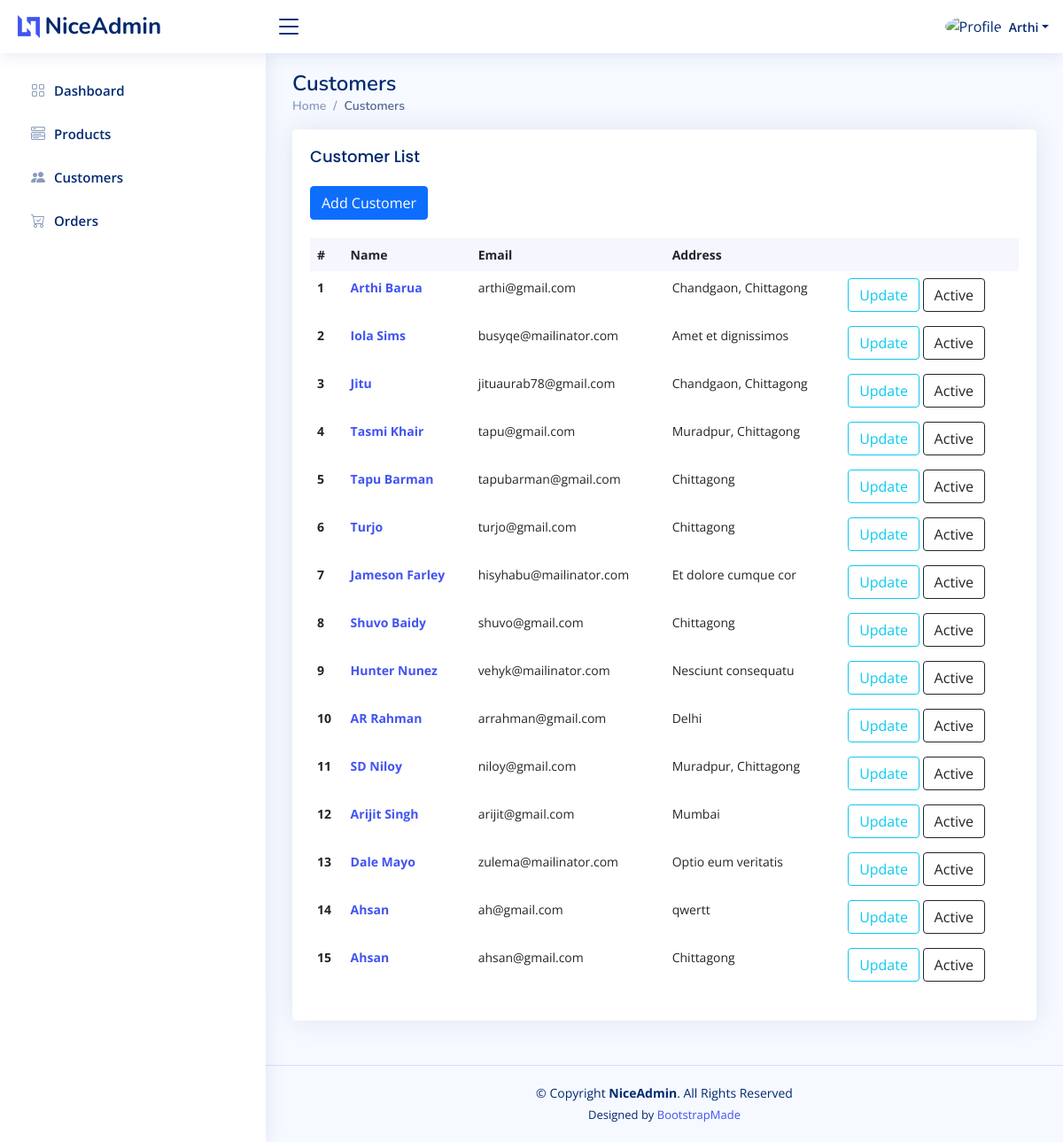
Before: /admin/customers.php (signed in) with the older database file.
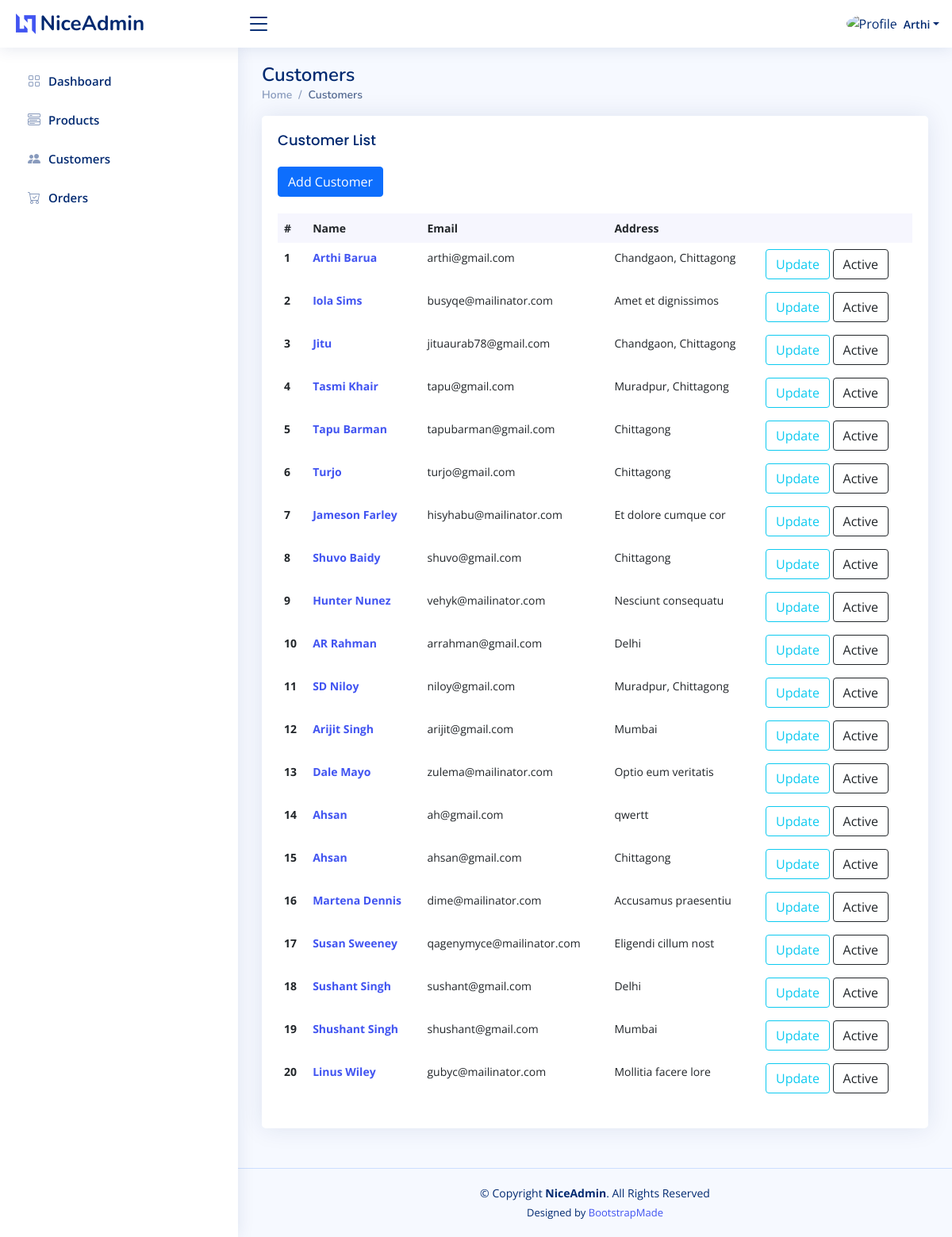
After: the same page with the newer database file.
### tables this page shows
CREATE TABLE `customer` (
  `customerID` int(11) NOT NULL,
  `Email` varchar(50) NOT NULL,
  `Name` varchar(50) NOT NULL,
  `Address` varchar(100) NOT NULL,
  `Country` varchar(50) NOT NULL,
  `Passwords` varchar(200) NOT NULL,
  `Dates` date NOT NULL,
  `Status` tinyint(1) NOT NULL,
  `pimg` text NOT NULL
);

### admin/customers.php (the view, shortened to what this page needs)
<?php include('MenuXFooter/menu.php') ?>
<main id="main" class="main">
    <div class="pagetitle">
      <h1>Customers</h1>
      <nav>
        <ol class="breadcrumb">
          <li class="breadcrumb-item"><a href="<?php echo SITEURL;?>">Home</a></li>
          <li class="breadcrumb-item active">Customers</li>
        </ol>
      </nav>
    </div>
    <section class="section dashboard">
      <div class="row">
        <div class="col-lg-12">
          <div class="row">
            <div class="col-12">
              <div class="card recent-sales overflow-auto">
                <div class="card-body">
                    <h5 class="card-title">Customer List</h5>
                    <a href="<?php echo SITEURL;?>/addCustomer.php" class="btn btn-primary">Add Customer</a>
                    <br>
                    <br>
                  <table class="table table-borderless datatable">
                    <thead>
                      <tr>
                        <th scope="col">#</th>
                        <th scope="col">Name</th>
                        <th scope="col">Email</th>
                        <th scope="col">Address</th>
                        <th scope="col"></th>
                      </tr>
                    </thead>
                    <tbody>
                        <?php
                            $cSql = "SELECT * FROM `customer`";
                            $cRes = mysqli_query($conn,$cSql);
                            $cn=1;
                            while($cRow=mysqli_fetch_assoc($cRes)){
                                    $id = $cRow['customerID'];
                                    $email = $cRow['Email'];
                                    $name = $cRow['Name'];
                                    $add = $cRow['Address'];
                                    $status = $cRow['Status'];
                                    if($status==1) $button = "Active";
                                    else $button = "De-Active";
                                ?>
                                <tr>
                                    <th scope="row"><a><?php echo $cn++;?></a></th>
                                    <td><a href="<?php echo SITEURL;?>/details.php?CID=<?php echo $id;?>" class="text-primart fw-bold"><?php echo $name;?></a></td>
                                    <td><?php echo $email;?></td>
                                    <td><?php echo $add;?></td>
                                    <td>
                                        <a href="<?php echo SITEURL;?>/updateCustomer.php?cid=<?php echo $id;?>" class="btn btn-outline-info">Update</a>
                                        <a href="<?php echo SITEURL;?>/deleteCustomer.php?cid=<?php echo $id;?>" class="btn btn-outline-dark"><?php echo $button;?></a>
                                    </td>
                                </tr>
                                <?php
                            }
                        ?>
                    </tbody>
                  </table>
                </div>
              </div>
            </div>
          </div>
        </div>
      </div>
    </section>
</main>
<?php include('MenuXFooter/footer.php') ?>

Changed rows visible on the page:
added customer: Name "Martena Dennis", Email "dime@mailinator.com", Address "Accusamus praesentiu", Status "Active"
added customer: Name "Susan Sweeney", Email "qagenymyce@mailinator.com", Address "Eligendi cillum nost", Status "Active"
added customer: Name "Sushant Singh", Email "sushant@gmail.com", Address "Delhi", Status "Active"
added customer: Name "Shushant Singh", Email "shushant@gmail.com", Address "Mumbai", Status "Active"
added customer: Name "Linus Wiley", Email "gubyc@mailinator.com", Address "Mollitia facere lore", Status "Active"
